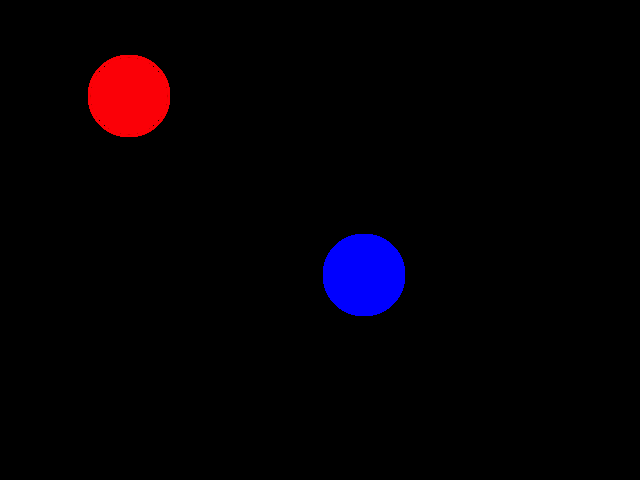
#> input picture PythonTemp/two circles.png, 640 x 480 px
$ python detect_two_circles_coordinates.py   (Python 2 division)
#> lines starting #> are read from the running program, lines starting #| are printed output that depends on the picture; after the words box and inside, x2 and y2 are one past the last pixel; in counts of white or black regions, pixels touching at a corner belong together
#> in main, image is the input picture: shape (480, 640, 3); mean B, G, R 4.6, 0, 4.4
### PythonTemp/huogh_transform_function.py
import cv2
import numpy as np


# [6 lines left out: function main, not called in this run]

def get_color_mask(image,color):
    #return white image with images in the color only
#> called with color = 'red'
    hsv = cv2.cvtColor(image,cv2.COLOR_BGR2HSV)
#> hsv: shape (480, 640, 3); mean H, S, V 5.2, 9, 8.9
    if color =='red':
        # define range of blue color in HSV
        lower_red = np.array([0,70,50])
        upper_red = np.array([10,255,255])
        # Threshold the HSV image to get only red colors
        mask1 = cv2.inRange(hsv, lower_red, upper_red)
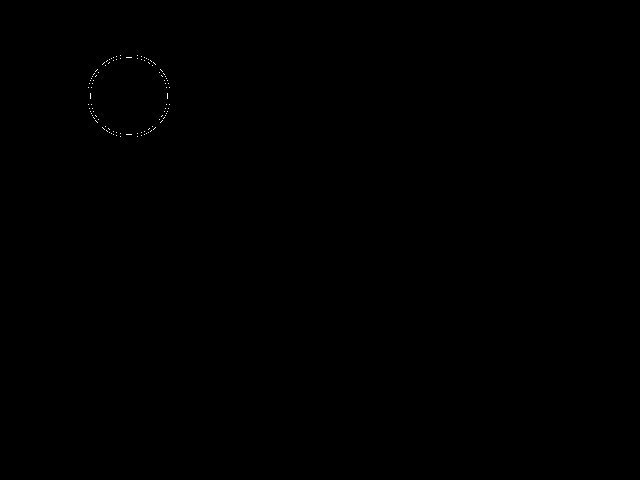
#> mask1: shape (480, 640); 0.05% white in thin lines or dots, all inside (x1, y1, x2, y2) = (88, 55, 170, 137)
        # define range of blue color in HSV
        lower_red = np.array([175,70,50])
        upper_red = np.array([180,255,255])
        # Threshold the HSV image to get only red colors
        mask2 = cv2.inRange(hsv, lower_red, upper_red)
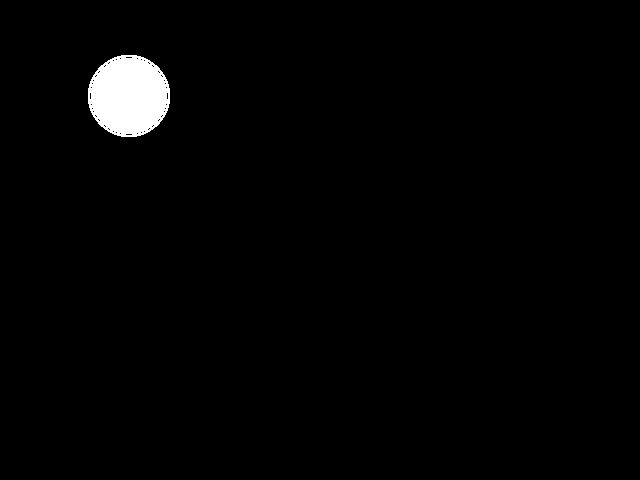
#> mask2: shape (480, 640); 1.7% white; 1 white region, box (x1, y1, x2, y2) and area: (88, 55, 170, 137) 5252
        mask = cv2.bitwise_or(mask1, mask2, mask = None)
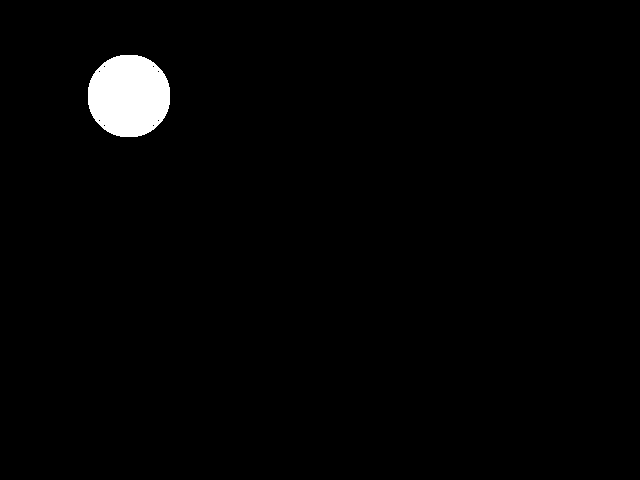
#> mask: shape (480, 640); 1.8% white; 1 white region, box (x1, y1, x2, y2) and area: (88, 55, 170, 137) 5404

    elif color =='blue':
        # define range of blue color in HSV
        lower_blue = np.array([110,50,50])
        upper_blue = np.array([130,255,255])
        # Threshold the HSV image to get only blue colors
        mask = cv2.inRange(hsv, lower_blue, upper_blue)

    else:
        mask = None

    return  mask

def return_circles_values(img):
    img = cv2.medianBlur(img,5)
#> img: shape (480, 640); 1.8% white; 1 white region, box (x1, y1, x2, y2) and area: (88, 55, 170, 137) 5412

    circles = cv2.HoughCircles(img,cv2.HOUGH_GRADIENT,1,40, param1=35,param2=20,minRadius=0,maxRadius=0)
#> circles = None

    if circles is None:
        print "No circle found"

    '''else:
        print circles
        circles = np.uint16(np.around(circles))
        for i in circles[0,:]:
            # draw the outer circle
            cv2.circle(image2,(i[0],i[1]),i[2],(0,255,0),2)
            # draw the center of the circle
            cv2.circle(image2,(i[0],i[1]),2,(0,0,255),3)
    '''
    return circles


### PythonTemp/detect_two_circles_coordinates.py
import cv2
import numpy as np
from huogh_transform_function import *


def main():
    # Take a image
    image = cv2.imread('two circles.png')
    image2 = image.copy()
    #---------Detect Red Objects-------------
    r_mask = get_color_mask(image,"red")

    #---------Detect Red circle-------------

    circles = return_circles_values(r_mask)

    if circles is None:
        print "No circle found"
    else:

        image2 = draw_circle(image2,circles)
        print circles

        cv2.imwrite('detected red circles.jpg',image2)
    #---------Detect Blue Objects-------------
    b_mask = get_color_mask(image,"blue")
#> call 2 of get_color_mask, with color = 'blue'
#> in get_color_mask (call 2), `mask = cv2.inRange(hsv, lower_blue, upper_blue)`:
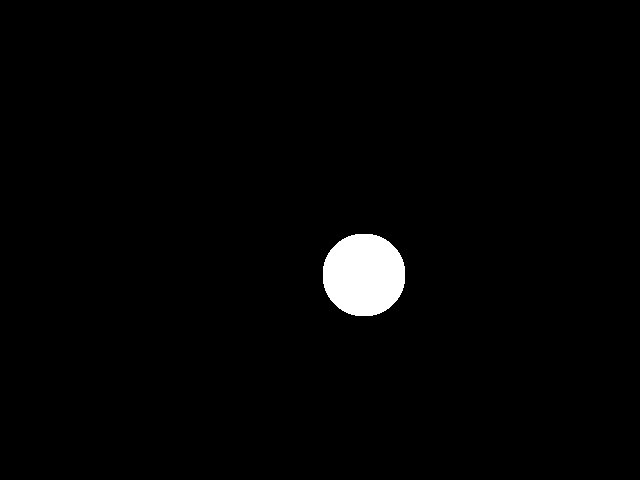
#> mask: shape (480, 640); 1.8% white; 1 white region, box (x1, y1, x2, y2) and area: (323, 234, 405, 316) 5412

    #---------Detect Blue circle-------------
    circles = return_circles_values(b_mask)

    if circles is None:
        print "No circle found"

    else:
        image2 = draw_circle(image2,circles)
        print circles

        cv2.imwrite('detected circles.jpg',image2)

if (__name__ == "__main__"):
	main()
